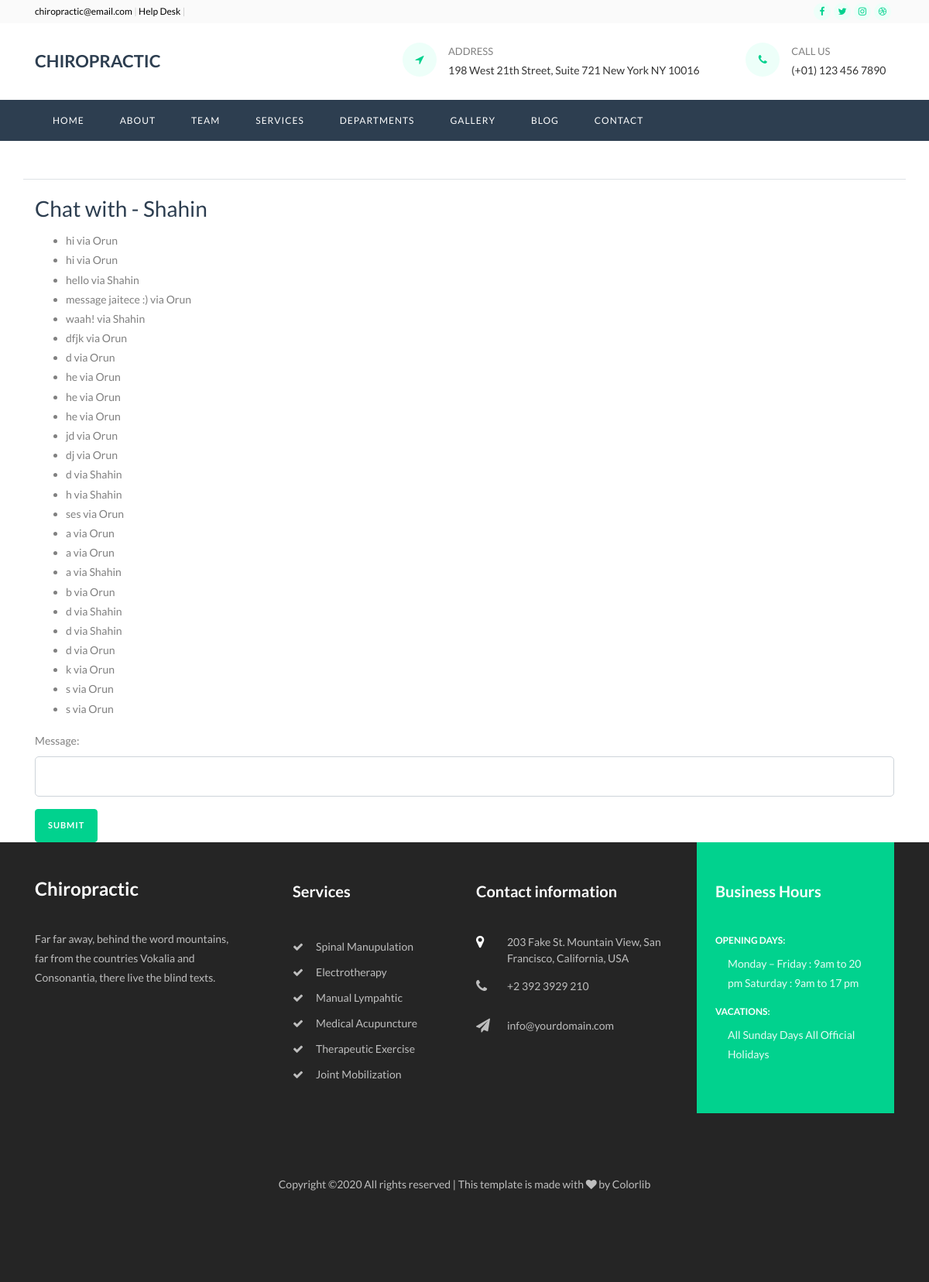
Screenshot of /messages/Shahin (signed in) with the database file from the repository.
### chat/models.py (models this page shows, shortened)
class Thread(models.Model):
    first = models.ForeignKey(settings.AUTH_USER_MODEL, on_delete=models.CASCADE, related_name='chat_thread_first')
    second = models.ForeignKey(settings.AUTH_USER_MODEL, on_delete=models.CASCADE, related_name='chat_thread_second')
    updated = models.DateTimeField(auto_now=True)
    timestamp = models.DateTimeField(auto_now_add=True)
    objects = ThreadManager()

class ChatMessage(models.Model):
    thread = models.ForeignKey(Thread, null=True, blank=True, on_delete=models.SET_NULL)
    user = models.ForeignKey(settings.AUTH_USER_MODEL, verbose_name='sender', on_delete=models.CASCADE)
    message = models.TextField()
    timestamp = models.DateTimeField(auto_now_add=True)

### chat/views.py (the view, shortened to what this page needs)
# urls.py: re_path(r"^(?P<username>[\w.@+-]+)", ThreadView.as_view()),
class ThreadView(LoginRequiredMixin, FormMixin, DetailView):
    template_name = 'chat/thread.html'
    form_class = ComposeForm
    success_url = './'
    def get_object(self):
        other_username  = self.kwargs.get("username")
        obj, created    = Thread.objects.get_or_new(self.request.user, other_username)
        if obj == None:
            raise Http404
        return obj
    def get_context_data(self, **kwargs):
        context = super().get_context_data(**kwargs)
        context['form'] = self.get_form()
        return context

### chat/forms.py
class ComposeForm(forms.Form):
    message = forms.CharField(
            widget=forms.TextInput(
                attrs={"class": "form-control"}
                )
            )

### chat/models.py (called while the page is built, shortened)
    def get_or_new(self, user, other_username):  # get_or_create
        username = user.username
        if username == other_username:
            return None
        qlookup1 = Q(first__username=username) & Q(second__username=other_username)
        qlookup2 = Q(first__username=other_username) & Q(second__username=username)
        qs = self.get_queryset().filter(qlookup1 | qlookup2).distinct()
        if qs.count() == 1:
            return qs.first(), False
        elif qs.count() > 1:
            return qs.order_by('timestamp').first(), False

### chat/templates/chat/thread.html (shortened to what this page needs)
{% extends "chat/base2.html" %}
{% block content %}
<h3>Chat with - {% if user != object.first %}{{ object.first }}{% else %}{{ object.second }}{% endif %}</h3>
<ul id='chat-items'>
{% for chat in object.chatmessage_set.all %}
<li>{{ chat.message }} via {{ chat.user }}</li>
{% endfor %}
</ul>
<form id='form' method='POST'> {% csrf_token %}
{{form.as_p }}
<input type='submit' class='btn btn-primary'/>
</form>
{% endblock %}

### rows the page displays
Thread: second "Shahin"
ChatMessage: message "hi", user "Orun"
ChatMessage: message "hi", user "Orun"
ChatMessage: message "hello", user "Shahin"
ChatMessage: message "message jaitece :)", user "Orun"
ChatMessage: message "waah!", user "Shahin"
ChatMessage: message "dfjk", user "Orun"
ChatMessage: message "d", user "Orun"
ChatMessage: message "he", user "Orun"
ChatMessage: message "he", user "Orun"
ChatMessage: message "he", user "Orun"
ChatMessage: message "jd", user "Orun"
ChatMessage: message "dj", user "Orun"
ChatMessage: message "d", user "Shahin"
ChatMessage: message "h", user "Shahin"
ChatMessage: message "ses", user "Orun"
ChatMessage: message "a", user "Orun"
ChatMessage: message "a", user "Orun"
ChatMessage: message "a", user "Shahin"
ChatMessage: message "b", user "Orun"
ChatMessage: message "d", user "Shahin"
ChatMessage: message "d", user "Shahin"
ChatMessage: message "d", user "Orun"
ChatMessage: message "k", user "Orun"
ChatMessage: message "s", user "Orun"
ChatMessage: message "s", user "Orun"
